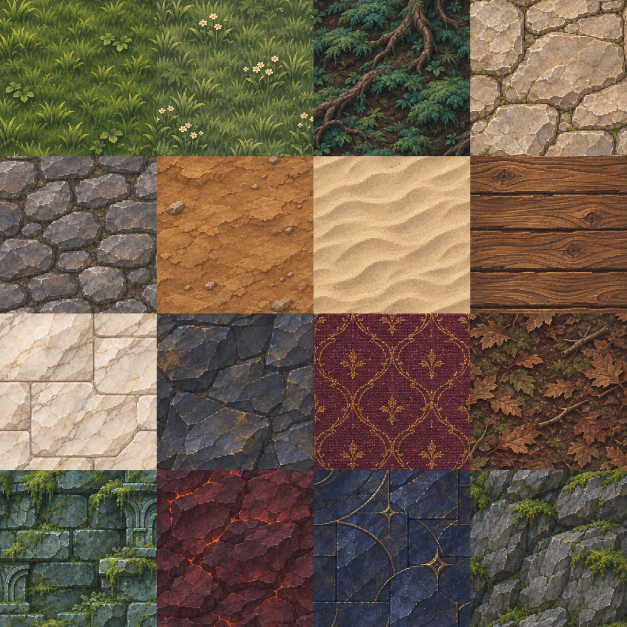
#> input picture docs/art/art-depth-reforge/source/material-atlas-imagegen.png, 1254 x 1254 px (shown at 1/2 size)
$ python build_art_depth_materials.py
#> lines starting #> are read from the running program, lines starting #| are printed output that depends on the picture
#!/usr/bin/env python3
"""Normalize original imagegen material panels to coherent, periodic 4x4 tile sheets."""
from __future__ import annotations

import argparse
import hashlib
import json
from pathlib import Path

import numpy as np
from PIL import Image, ImageDraw

ROOT = Path(__file__).resolve().parents[2]
NAMES = (
    'sanctuary_grass', 'meadow_grass', 'forest_moss', 'limestone',
    'cobble', 'soil', 'sand', 'oak',
    'marble', 'forge', 'carpet', 'leaf_litter',
    'ruin', 'volcanic', 'star_stone', 'rock',
)


def digest(path: Path) -> str:
    return hashlib.sha256(path.read_bytes()).hexdigest()


def directional_relief(pixels: np.ndarray, material: str) -> np.ndarray:
    """Shade original brushwork as lit edges and shaded recesses, with a periodic slope."""
    luma = pixels @ np.array([.299, .587, .114], dtype=np.float32)
    northwest = np.roll(luma, (1, 1), axis=(0, 1))
    southeast = np.roll(luma, (-1, -1), axis=(0, 1))
    edge = np.clip((luma - northwest) * .48 + (luma - southeast) * .20, -18, 18)
    if material == 'sanctuary_grass':
        # Warm tips on raised blades; cooler, less saturated soil between clumps.
        raised = np.maximum(edge, 0)[..., None] * np.array([1.35, 1.04, .53])
        recessed = np.minimum(edge, 0)[..., None] * np.array([.86, 1.10, .62])
        return pixels * np.array([.97, 1.02, .94]) + raised + recessed
    raised = np.maximum(edge, 0)[..., None] * np.array([1.25, 1.12, .86])
    recessed = np.minimum(edge, 0)[..., None] * np.array([1.22, 1.16, .84])
    base = np.array([.88, .90, .87]) if material == 'cliff' else np.array([.93, .92, .88])
    return pixels * base + raised + recessed


def periodic_panel(panel: Image.Image, material: str = '') -> Image.Image:
    # One common resample for the material, then a narrow symmetric wrap correction.
    # Internal 64px cuts retain the original continuous texture; never shuffle cells.
    pixels = np.array(panel.convert('RGB').resize((256, 256), Image.Resampling.NEAREST), dtype=np.float32)
    if material in {'sanctuary_grass', 'cliff', 'limestone'}:
        pixels = directional_relief(pixels, material)
    for axis in (1, 0):
        for inset in range(12):
            weight = (12 - inset) / 24
            a = [slice(None), slice(None), slice(None)]
            b = list(a)
            a[axis] = inset
            b[axis] = -1 - inset
            left, right = pixels[tuple(a)].copy(), pixels[tuple(b)].copy()
            pixels[tuple(a)] = left * (1 - weight) + right * weight
            pixels[tuple(b)] = right * (1 - weight) + left * weight
    image = Image.fromarray(np.rint(pixels).clip(0, 255).astype('uint8'))
    return image.quantize(colors=128, method=Image.Quantize.MEDIANCUT,
                          dither=Image.Dither.NONE).convert('RGBA')


def build(source: Path, destination: Path, write_contact: bool = True) -> dict:
#> called with write_contact = True
    source = source.resolve()
    destination.mkdir(parents=True, exist_ok=True)
    with Image.open(source) as opened:
#> opened is the input picture: PIL image 1254x1254 RGB; mean R, G, B 110, 93.8, 74.8
        original = opened.convert('RGB')
    families = []
    contact = Image.new('RGB', (4 * 256, 4 * 280), '#14212a')
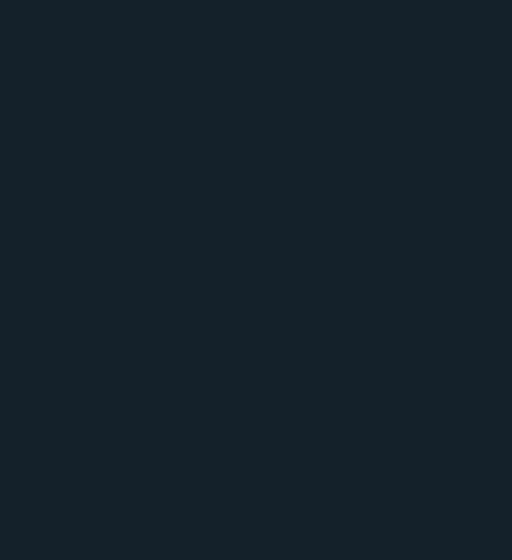
#> contact: PIL image 1024x1120 RGB (shown at 1/2 size); mean R, G, B 20, 33, 42
    draw = ImageDraw.Draw(contact)
    for index, name in enumerate(NAMES):
        row, col = divmod(index, 4)
        panel = original.crop((round(col * original.width / 4), round(row * original.height / 4),
                               round((col + 1) * original.width / 4), round((row + 1) * original.height / 4)))
        output = periodic_panel(panel, name if name == 'sanctuary_grass' else '')
        data = np.array(output)
        assert np.array_equal(data[0], data[-1]) and np.array_equal(data[:, 0], data[:, -1])
        path = destination / f'{name}.png'
        output.save(path, optimize=True)
        families.append({'id': name, 'file': path.name, 'width': 256, 'height': 256,
                         'cell': [64, 64], 'grid': [4, 4], 'sha256': digest(path),
                         'rgba_bytes': 256 * 256 * 4, 'opaque': True,
                         'source_panel': [col, row], 'edge_pixels_equal': True})
        contact.paste(output.convert('RGB'), (col * 256, row * 280 + 24))
        draw.text((col * 256 + 5, row * 280 + 6), name, fill='#e3d3ac')
#> this loop made 16 passes
#> pass 1, in periodic_panel, `pixels = np.array(panel.convert('RGB').resize((256, 256), Image.Resamp..`:
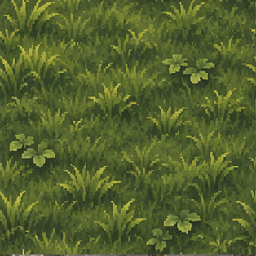
#> pixels: shape (256, 256, 3) float32; mean R, G, B 84.2, 97.6, 45.2
#> pass 1, in directional_relief, `luma = pixels @ np.array([.299, .587, .114], dtype=np.float32)`:
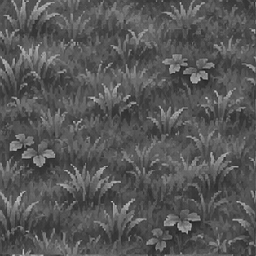
#> luma: shape (256, 256) float32; min 30.34, max 204.1, mean 87.6
#> pass 1, in directional_relief, `northwest = np.roll(luma, (1, 1), axis=(0, 1))`:
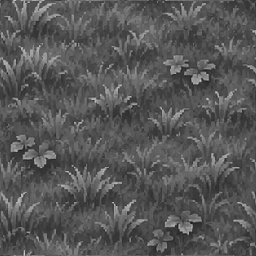
#> northwest: shape (256, 256) float32; min 30.34, max 204.1, mean 87.6
#> after the loop:
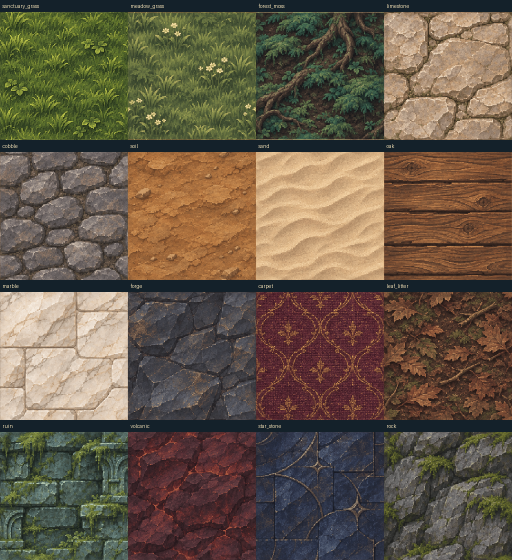
#> contact: PIL image 1024x1120 RGB (shown at 1/2 size); mean R, G, B 102.3, 88.9, 72
#> after the loop:
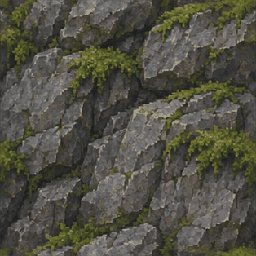
#> output: PIL image 256x256 RGBA; mean R, G, B, A 81.5, 80.2, 68.5, 255
#> after the loop:
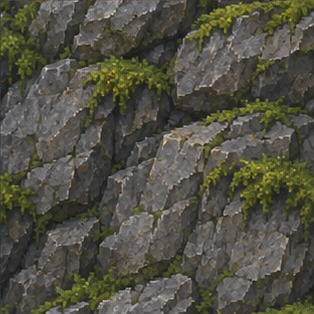
#> panel: PIL image 314x314 RGB; mean R, G, B 81.9, 80.5, 68.2
#> after the loop, families = 16 items
    manifest = {'version': 1, 'source': 'Original hosted imagegen material atlas; normalized derivatives, not native64 claims',
                'source_sha256': digest(source), 'source_dimensions': list(original.size),
                'world_tile_units': 64, 'camera_ground_y': 0.72, 'families': families,
                'sampling': '64px cells preserve 4x4 spatial order; periodic macro sheet, nearest-neighbor',
                'sanctuary_grass_relief': 'Northwest-lit blade edges derived from the original panel before periodic wrapping',
                'decoded_family_cells_bytes': len(families) * 256 * 256 * 4}
    (destination / 'manifest.json').write_text(json.dumps(manifest, indent=2) + '\n')
    if write_contact:
        evidence = ROOT / 'docs/art/art-depth-reforge'
        evidence.mkdir(parents=True, exist_ok=True)
        contact.save(evidence / 'material-contact.png')
    print(json.dumps({'families': len(families), 'source_dimensions': list(original.size),
                      'retained_cell_bytes': manifest['decoded_family_cells_bytes'],
                      'periodic_edges': 'PASS'}))
#| {"families": 16, "source_dimensions": [1254, 1254], "retained_cell_bytes": 4194304, "periodic_edges": "PASS"}
    return manifest


if __name__ == '__main__':
    parser = argparse.ArgumentParser(description=__doc__)
    parser.add_argument('--source', type=Path,
                        default=ROOT / 'docs/art/art-depth-reforge/source/material-atlas-imagegen.png')
    parser.add_argument('--output', type=Path, default=ROOT / 'app/src/main/assets/art_depth_v1/materials')
    arguments = parser.parse_args()
    build(arguments.source, arguments.output)
